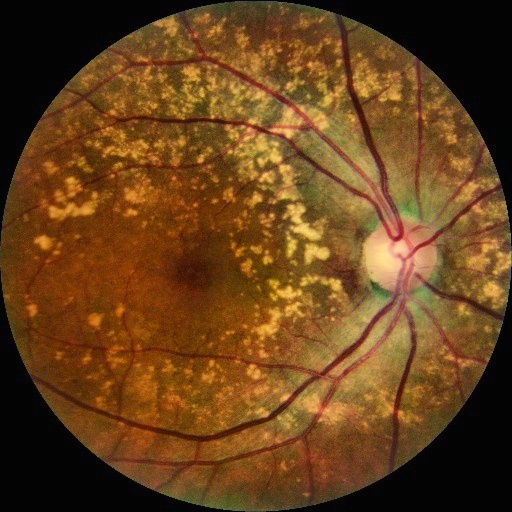
#> input picture web/src/assets/age_related_macular_degeneration.jpg, 512 x 512 px; its folder holds only this picture in this run
$ python -i ClaheFilter.py   (imports and definitions only)
#> lines starting #> are read from the running program, lines starting #| are printed output that depends on the picture
#> further down, picture is the input picture: shape (512, 512, 3); mean B, G, R 26.8, 65.6, 103.9
import cv2
import os
from tqdm import tqdm

path = r"datasets\preprocessed_images"
save_path = r"datasets\ODIR-CLAHE"

def clahe_filter(image):
    # Get color channels separately
    b, g, r = cv2.split(image)
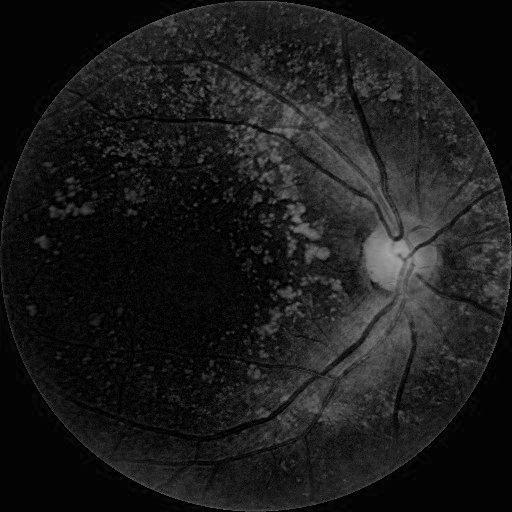
#> b: shape (512, 512); min 0, max 167, mean 26.8
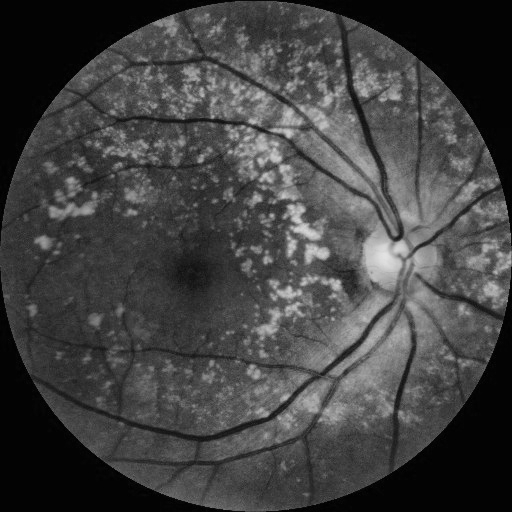
#> g: shape (512, 512); min 0, max 227, mean 65.6
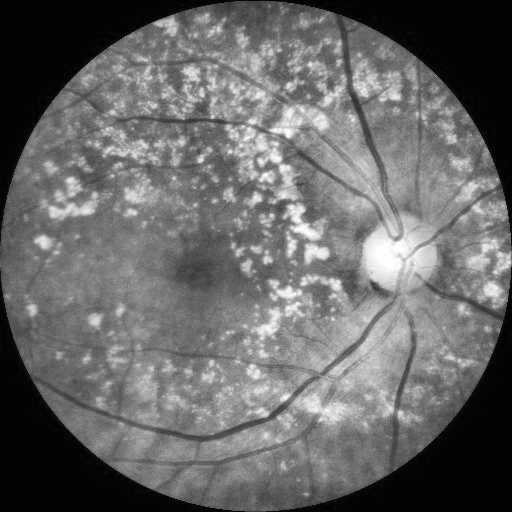
#> r: shape (512, 512); min 0, max 255, mean 103.9

    # Create CLAHE object
    clahe = cv2.createCLAHE(clipLimit=2.0, tileGridSize=(8, 8))

    # Render color channels with CLAHE
    enhanced_b = clahe.apply(b)
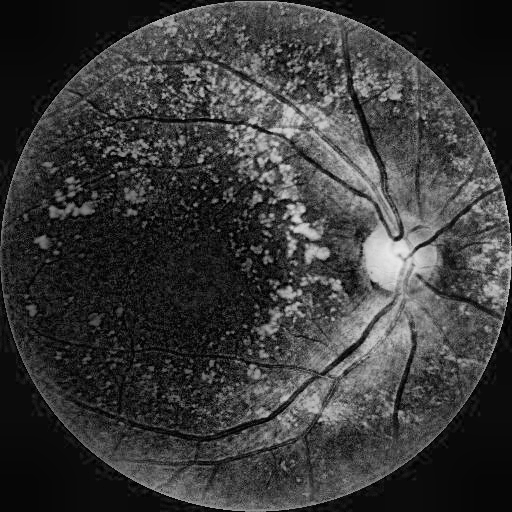
#> enhanced_b: shape (512, 512); min 0, max 232, mean 57.4
    enhanced_g = clahe.apply(g)
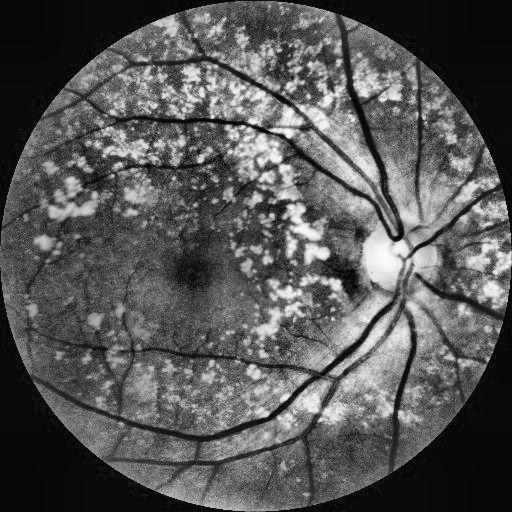
#> enhanced_g: shape (512, 512); min 1, max 251, mean 86.4
    enhanced_r = clahe.apply(r)
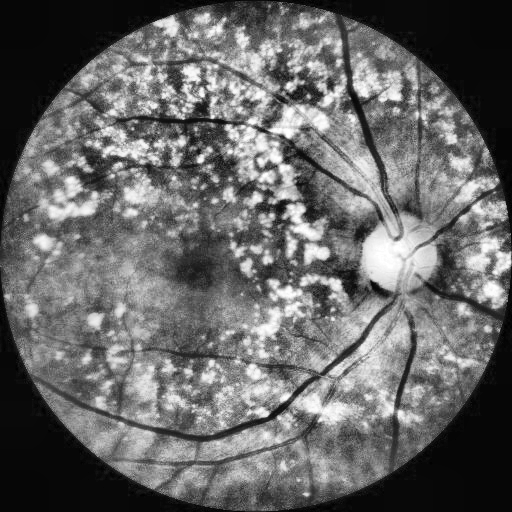
#> enhanced_r: shape (512, 512); min 0, max 255, mean 102.9

    # Merge color channels
    enhanced_image = cv2.merge([enhanced_b, enhanced_g, enhanced_r])
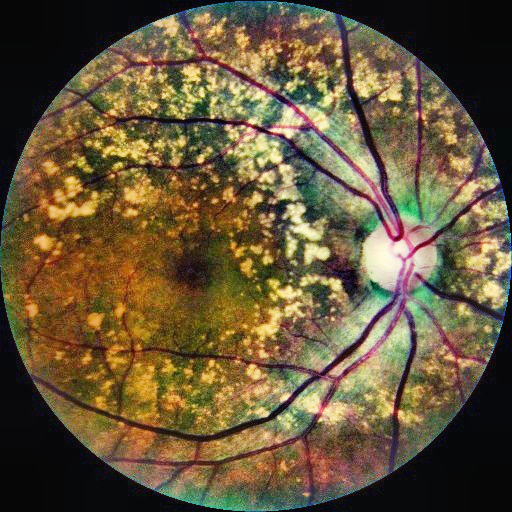
#> enhanced_image: shape (512, 512, 3); mean B, G, R 57.4, 86.4, 102.9
    return enhanced_image

# [6 lines not run here, left out]

>>> import cv2
>>> picture = cv2.imread('../web/src/assets/age_related_macular_degeneration.jpg')
>>> result = clahe_filter(picture)

$ run again, on web/src/assets/cataract.jpg
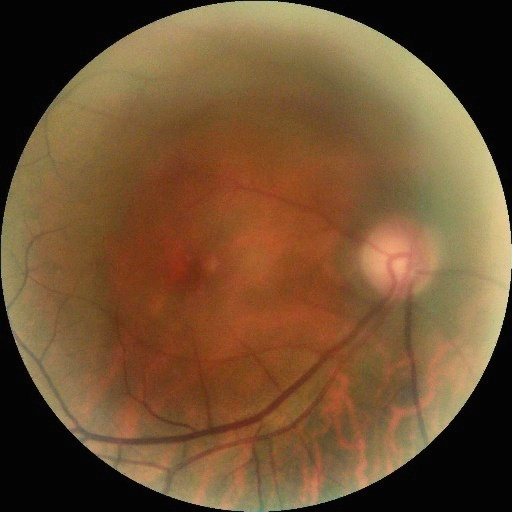
#> input picture web/src/assets/cataract.jpg, 512 x 512 px
#> picture is the input picture: shape (512, 512, 3); mean B, G, R 50.3, 81.2, 112
#> in clahe_filter, `enhanced_r = clahe.apply(r)`:
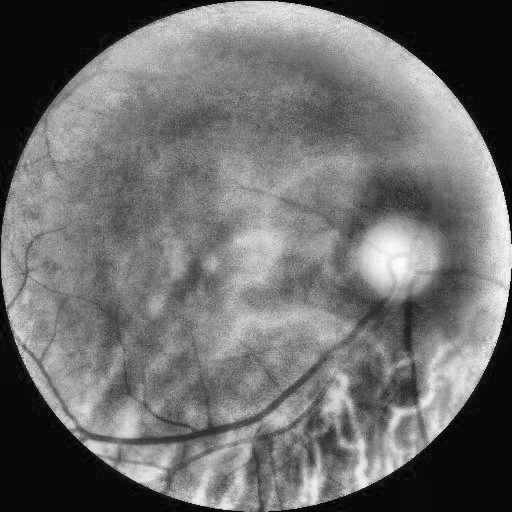
#> enhanced_r: shape (512, 512); min 1, max 253, mean 109.8
#> in clahe_filter, `enhanced_image = cv2.merge([enhanced_b, enhanced_g, enhanced_r])`:
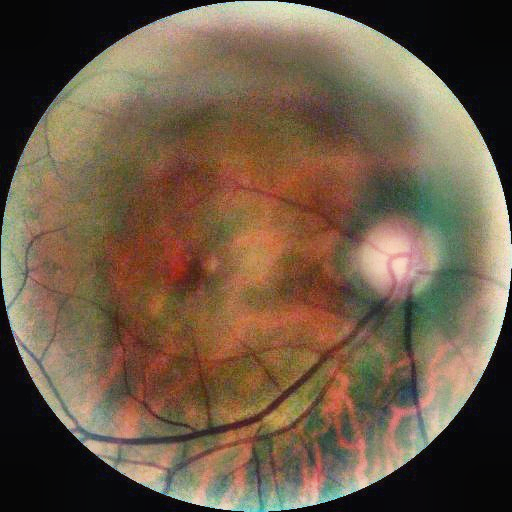
#> enhanced_image: shape (512, 512, 3); mean B, G, R 70.6, 90.8, 109.8

$ run again, on web/src/assets/diabetes.jpg
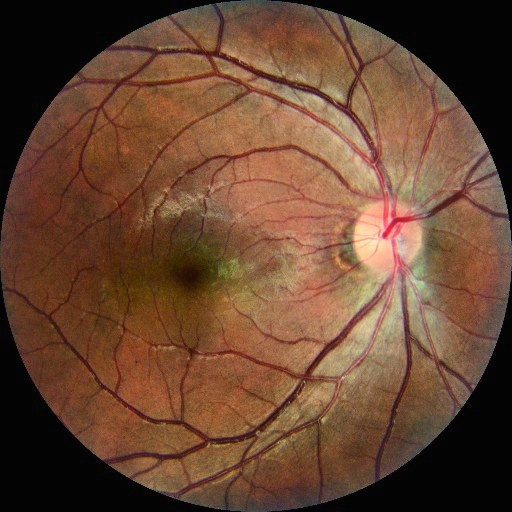
#> input picture web/src/assets/diabetes.jpg, 512 x 512 px
#> picture is the input picture: shape (512, 512, 3); mean B, G, R 49.6, 70.2, 104.4
#> in clahe_filter, `enhanced_r = clahe.apply(r)`:
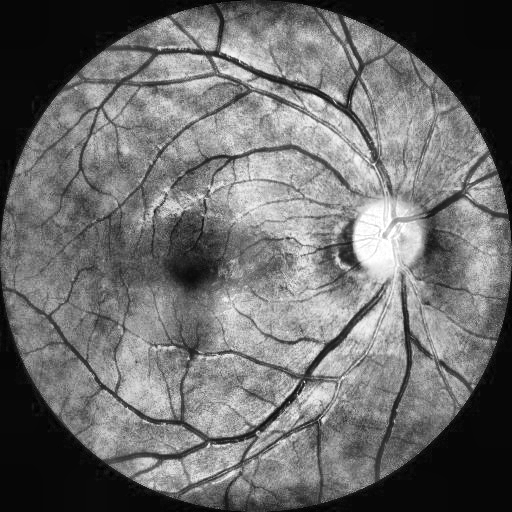
#> enhanced_r: shape (512, 512); min 0, max 255, mean 108.5
#> in clahe_filter, `enhanced_image = cv2.merge([enhanced_b, enhanced_g, enhanced_r])`:
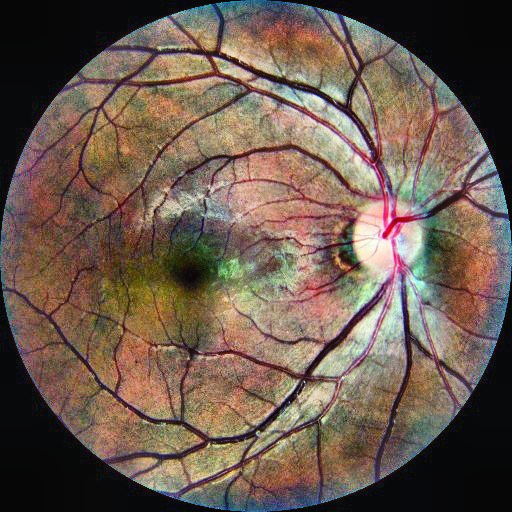
#> enhanced_image: shape (512, 512, 3); mean B, G, R 78.6, 90.4, 108.5

$ run again, on web/src/assets/glaucoma.jpg
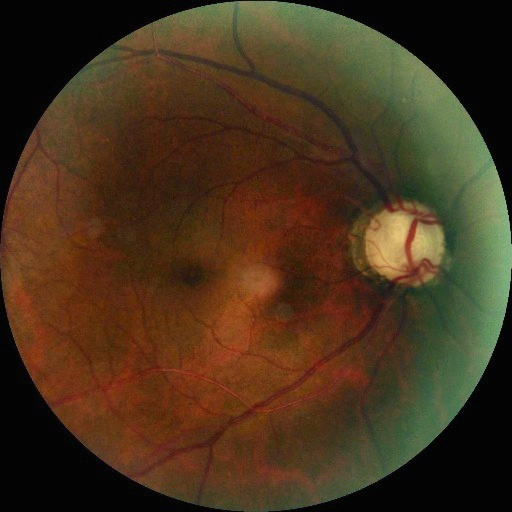
#> input picture web/src/assets/glaucoma.jpg, 512 x 512 px
#> picture is the input picture: shape (512, 512, 3); mean B, G, R 28.8, 51.5, 72.2
#> in clahe_filter, `enhanced_image = cv2.merge([enhanced_b, enhanced_g, enhanced_r])`:
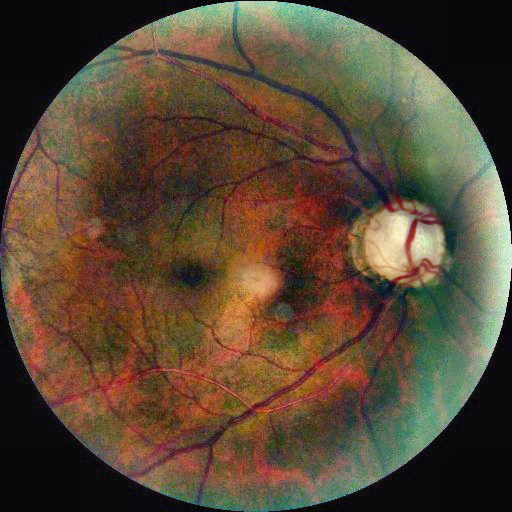
#> enhanced_image: shape (512, 512, 3); mean B, G, R 52.5, 71.4, 88.6
